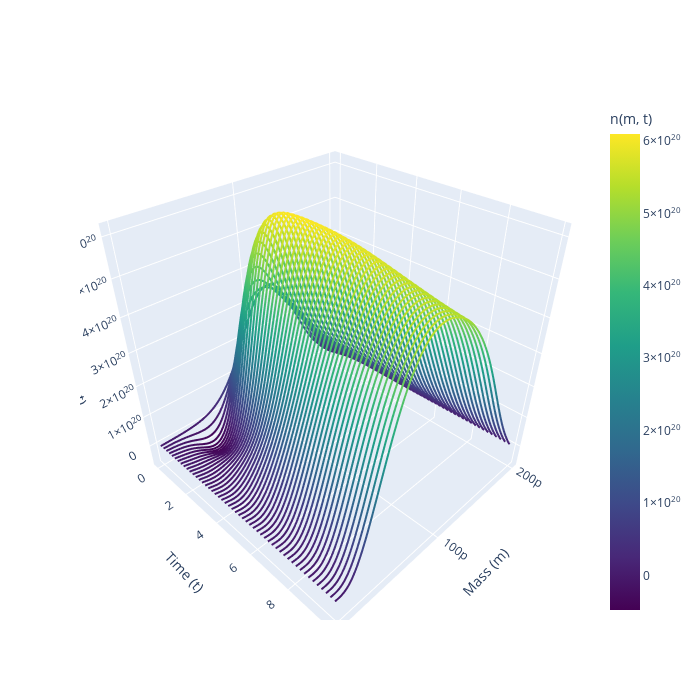

Source (notebook cell):
### Markdown cell above
## Plotting (+visualization of validation example)

### Code cell
# -----------------------------
# 4. Error estimation
# -----------------------------
n_true = torch.tensor(Dataset_validation[0]["n"].T, dtype=torch.float32)   # (T, M)
S_true = torch.tensor(Dataset_validation[0]["S"], dtype=torch.float32)     # (T,)

# -----------------------------
# 5. Plot biomass + substrate trajectory
# -----------------------------
plot_spaghetti(m,t_eval,n_pred.detach().numpy().T)
biomass_pred = (n_pred * m) .sum(dim=1) * delta_m   # shape (T,)
biomass_true = (n_true * m).sum(dim=1) * delta_m   # shape (T,)
# -----------------------------
# FIGURE 1: Trajectories + Heatmap
# -----------------------------
fig, axes = plt.subplots(2, 1, figsize=(8,10))

# (1a) Biomass + substrate trajectories
ax = axes[0]
ax.plot(biomass_pred.numpy(), label="Predicted biomass", linestyle="--")
ax.plot(biomass_true.numpy(), label="True biomass", linestyle=":")
ax.plot(S_pred.numpy(), label="Predicted substrate")
ax.plot(S_true.numpy(), label="True substrate", linestyle="--")
ax.set_xlabel("Time step")
ax.set_ylabel("Value")
ax.set_title("Biomass and substrate trajectories")
ax.legend()

# (1b) Relative error heatmap
ax = axes[1]
eps = 1e-12
rel_err_matrix = ((n_pred - n_true) / (n_true + eps)).detach().cpu().numpy()
im = ax.imshow(rel_err_matrix.T, aspect="auto", origin="lower",
               extent=[0, T_val, m[0].item(), m[-1].item()],
               cmap="bwr", vmin=-0.5, vmax=0.5)
fig.colorbar(im, ax=ax, label="Relative error")
ax.set_xlabel("Time step")
ax.set_ylabel("Mass m")
ax.set_title("Relative error of biomass distribution")

plt.tight_layout()
plt.show()


# -----------------------------
# FIGURE 2: Singular values + Cumulative energy
# -----------------------------
fig, axes = plt.subplots(1, 2, figsize=(12, 4))

# (2a) Singular values
ax = axes[0]
ax.semilogy(S.numpy(), 'o-')
ax.axvline(r, color="red", linestyle="--", label=f"r={r}")
ax.set_xlabel("Singular value index")
ax.set_ylabel("Singular value (log scale)")
ax.set_title("Singular values of X")
ax.legend()

# (2b) Cumulative singular value energy
ax = axes[1]
sing_energy = torch.cumsum(S, dim=0) / torch.sum(S)
ax.plot(sing_energy.numpy(), 'o-', label="Cumulative energy")
ax.axvline(r, color="blue", linestyle="--", label=f"r={r}")
ax.set_xlabel("Number of singular values kept (r)")
ax.set_ylabel("Cumulative energy")
ax.set_title("Cumulative energy of singular values")
ax.legend()

plt.tight_layout()
plt.show()
